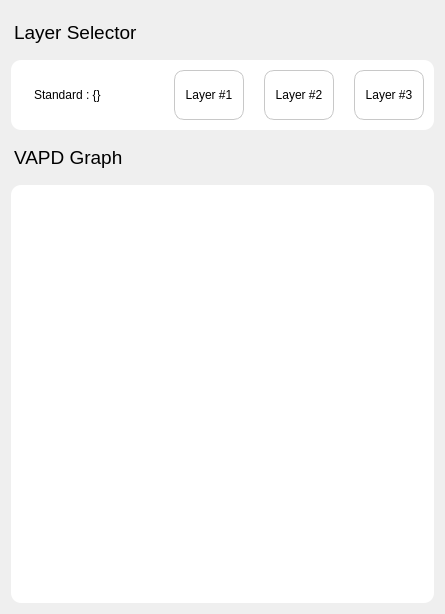
        <widget class="QWidget" name="page_6">
         <layout class="QVBoxLayout" name="verticalLayout_29">
          <item>
           <widget class="QLabel" name="label_104">
            <property name="styleSheet">
             <string notr="true">margin-top: 10px;
margin-bottom: 10px;</string>
            </property>
            <property name="text">
             <string>&lt;html&gt;&lt;head/&gt;&lt;body&gt;&lt;p&gt;&lt;span style=&quot; font-size:14pt;&quot;&gt;Layer Selector&lt;/span&gt;&lt;/p&gt;&lt;/body&gt;&lt;/html&gt;</string>
            </property>
            <property name="margin">
             <number>5</number>
            </property>
           </widget>
          </item>
          <item>
           <widget class="QFrame" name="frame_19">
            <property name="styleSheet">
             <string notr="true">QFrame{
	border: none;
	border-radius: 10px;
	text-align: left;
	padding: 10px;
	background-color: rgb(255, 255, 255);
}

QPushButton{
	border-style: solid;
	border-width: 1px;
	border-color: rgb(200, 200, 200);
	border-radius: 10px;
}</string>
            </property>
            <property name="frameShape">
             <enum>QFrame::StyledPanel</enum>
            </property>
            <property name="frameShadow">
             <enum>QFrame::Raised</enum>
            </property>
            <layout class="QHBoxLayout" name="horizontalLayout_48">
             <property name="spacing">
              <number>20</number>
             </property>
             <property name="leftMargin">
              <number>0</number>
             </property>
             <property name="topMargin">
              <number>0</number>
             </property>
             <property name="rightMargin">
              <number>0</number>
             </property>
             <property name="bottomMargin">
              <number>0</number>
             </property>
             <item>
              <widget class="QLabel" name="label_108">
               <property name="text">
                <string>Standard : {}</string>
               </property>
              </widget>
             </item>
             <item>
              <spacer name="horizontalSpacer_12">
               <property name="orientation">
                <enum>Qt::Horizontal</enum>
               </property>
               <property name="sizeHint" stdset="0">
                <size>
                 <width>40</width>
                 <height>20</height>
                </size>
               </property>
              </spacer>
             </item>
             <item>
              <widget class="QPushButton" name="btn_vapd_1">
               <property name="minimumSize">
                <size>
                 <width>70</width>
                 <height>50</height>
                </size>
               </property>
               <property name="text">
                <string>Layer #1</string>
               </property>
              </widget>
             </item>
             <item>
              <widget class="QPushButton" name="btn_vapd_2">
               <property name="minimumSize">
                <size>
                 <width>70</width>
                 <height>50</height>
                </size>
               </property>
               <property name="text">
                <string>Layer #2</string>
               </property>
              </widget>
             </item>
             <item>
              <widget class="QPushButton" name="btn_vapd_3">
               <property name="minimumSize">
                <size>
                 <width>70</width>
                 <height>50</height>
                </size>
               </property>
               <property name="text">
                <string>Layer #3</string>
               </property>
              </widget>
             </item>
            </layout>
           </widget>
          </item>
          <item>
           <widget class="QLabel" name="label_99">
            <property name="styleSheet">
             <string notr="true">margin-top: 10px;
margin-bottom: 10px;</string>
            </property>
            <property name="text">
             <string>&lt;html&gt;&lt;head/&gt;&lt;body&gt;&lt;p&gt;&lt;span style=&quot; font-size:14pt;&quot;&gt;VAPD  Graph&lt;/span&gt;&lt;/p&gt;&lt;/body&gt;&lt;/html&gt;</string>
            </property>
            <property name="margin">
             <number>5</number>
            </property>
           </widget>
          </item>
          <item>
           <widget class="QFrame" name="frame_vapd">
            <property name="styleSheet">
             <string notr="true">QFrame{
	border: none;
	border-radius: 10px;
	text-align: left;
	background-color: rgb(255, 255, 255);
}

</string>
            </property>
            <property name="frameShape">
             <enum>QFrame::StyledPanel</enum>
            </property>
            <property name="frameShadow">
             <enum>QFrame::Raised</enum>
            </property>
            <layout class="QVBoxLayout" name="verticalLayout_22">
             <item>
              <widget class="MatplotlibWidget" name="widget_vapd" native="true">
               <property name="sizePolicy">
                <sizepolicy hsizetype="Expanding" vsizetype="Expanding">
                 <horstretch>0</horstretch>
                 <verstretch>0</verstretch>
                </sizepolicy>
               </property>
               <property name="minimumSize">
                <size>
                 <width>0</width>
                 <height>400</height>
                </size>
               </property>
               <property name="styleSheet">
                <string notr="true">background-color: rgb(255, 255, 255);</string>
               </property>
              </widget>
             </item>
            </layout>
           </widget>
          </item>
         </layout>
        </widget>
